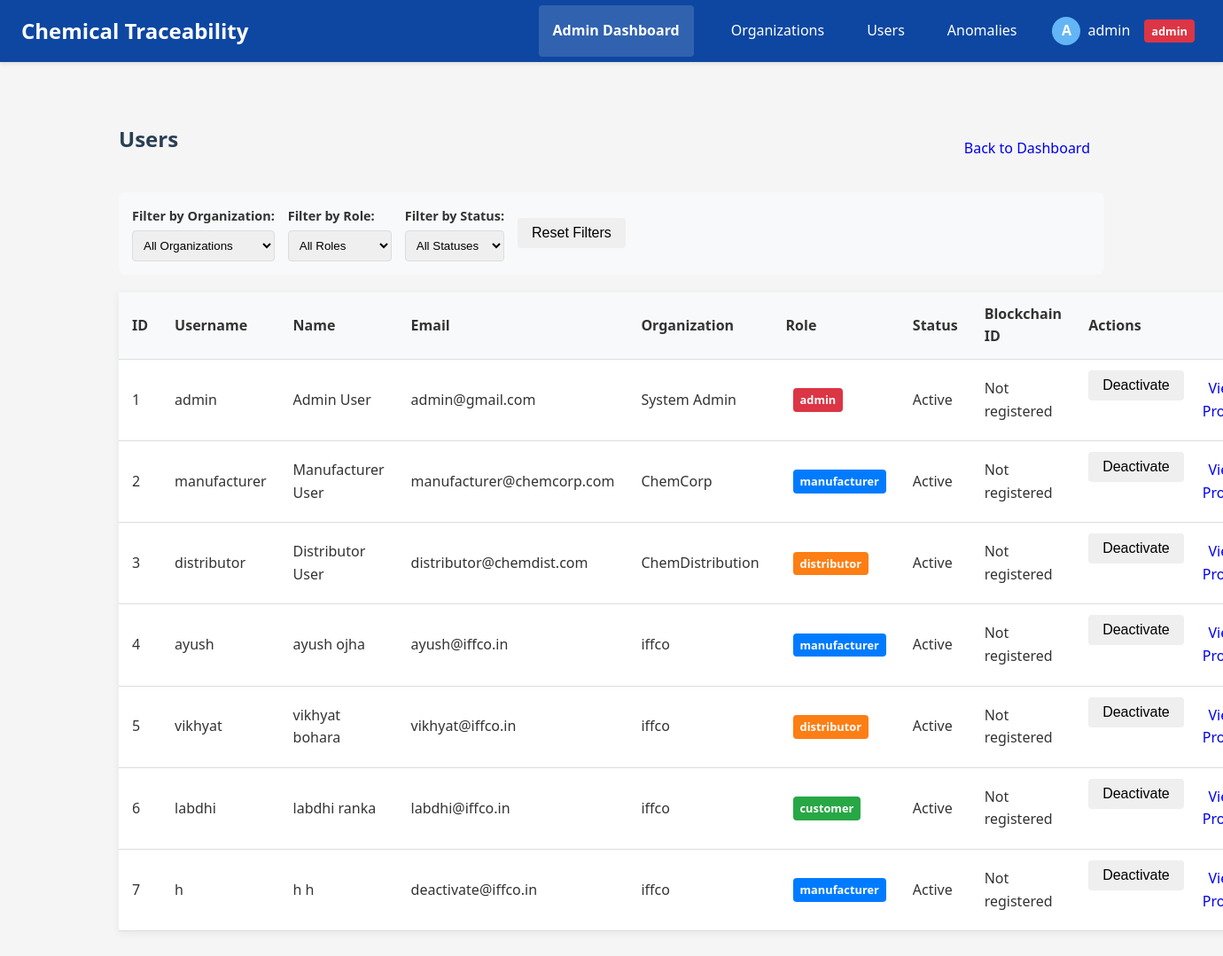
The app's page /admin/users (signed in) with its own data.
### app/models.py (models this page shows, shortened)
class User(UserMixin, db.Model):
    id = db.Column(db.Integer, primary_key=True)
    username = db.Column(db.String(80), unique=True, nullable=False)
    email = db.Column(db.String(120), unique=True, nullable=False)
    password_hash = db.Column(db.String(128), nullable=False)
    first_name = db.Column(db.String(50), nullable=True)
    last_name = db.Column(db.String(50), nullable=True)
    role = db.Column(db.Enum(RoleType), nullable=False)
    active = db.Column(db.Boolean, default=True)
    created_at = db.Column(db.DateTime, default=datetime.utcnow)
    last_login = db.Column(db.DateTime, nullable=True)
    organization_id = db.Column(db.Integer, db.ForeignKey('organization.id'))
    is_admin = db.Column(db.Boolean, default=False)

class Organization(db.Model):
    id = db.Column(db.Integer, primary_key=True)
    name = db.Column(db.String(100), nullable=False)
    email_domain = db.Column(db.String(100), nullable=False, unique=True)
    description = db.Column(db.Text, nullable=True)
    created_at = db.Column(db.DateTime, default=datetime.utcnow)
    active = db.Column(db.Boolean, default=True)
    can_manufacture = db.Column(db.Boolean, default=False)
    can_distribute = db.Column(db.Boolean, default=False)
    can_receive = db.Column(db.Boolean, default=False)
    users = db.relationship('User', backref='organization', lazy=True)

### app/routes/admin.py (the view)
    @login_required
    def decorated_function(*args, **kwargs):
        if not current_user.is_admin:
            flash('You do not have permission to access this page.', 'error')
            return redirect(url_for('dashboard_bp.dashboard'))
        return f(*args, **kwargs)

### app/routes/admin.py (called while the page is built)
def admin_required(f):
    @login_required
    def decorated_function(*args, **kwargs):
        if not current_user.is_admin:
            flash('You do not have permission to access this page.', 'error')
            return redirect(url_for('dashboard_bp.dashboard'))
        return f(*args, **kwargs)
    decorated_function.__name__ = f.__name__
    return decorated_function

@admin_bp.route('/users')
@admin_required
def user_list():
    users = User.query.all()
    organizations = Organization.query.all()
    return render_template('admin/users.html', users=users, organizations=organizations)

### app/templates/admin/users.html (shortened to what this page needs)
{% extends "base.html" %}
{% block content %}
<div class="admin-content">
  <div class="header-with-actions">
    <h2>Users</h2>
    <div class="action-buttons">
      <a href="{{ url_for('admin_bp.admin_dashboard') }}" class="btn btn-secondary">Back to Dashboard</a>
    </div>
  </div>
  <div class="filter-section">
    <div class="filter-group">
      <label>Filter by Organization:</label>
      <select id="orgFilter" onchange="filterUsers()">
        <option value="all">All Organizations</option>
      </select>
    </div>
    <div class="filter-group">
      <label>Filter by Role:</label>
      <select id="roleFilter" onchange="filterUsers()">
        <option value="all">All Roles</option>
      </select>
    </div>
    <div class="filter-group">
      <label>Filter by Status:</label>
      <select id="statusFilter" onchange="filterUsers()">
        <option value="all">All Statuses</option>
      </select>
    </div>
    <button class="btn btn-outline-secondary" onclick="resetFilters()">Reset Filters</button>
  </div>
  <div class="users-list">
    <table class="table">
      <thead>
        <tr>
          <th>ID</th>
          <th>Username</th>
          <th>Name</th>
          <th>Email</th>
          <th>Organization</th>
          <th>Role</th>
          <th>Status</th>
          <th>Blockchain ID</th>
          <th>Actions</th>
        </tr>
      </thead>
      <tbody id="userTableBody">
        {% for user in users %}
        <tr data-org="{{ user.organization_id }}" data-role="{{ user.role.name }}" data-status="{{ 'active' if user.is_active else 'inactive' }}">
          <td>{{ user.id }}</td>
          <td>{{ user.username }}</td>
          <td>{{ user.first_name }} {{ user.last_name }}</td>
          <td>{{ user.email }}</td>
          <td>{{ user.organization.name }}</td>
          <td><span class="role-badge {{ user.role.name.lower() }}">{{ user.role.name }}</span></td>
          <td>{{ "Active" if user.is_active else "Inactive" }}</td>
          <td>{{ user.blockchain_id if user.blockchain_id else 'Not registered' }}</td>
          <td>
            <div class="action-buttons">
              {% if user.is_active %}
              <form action="{{ url_for('admin_bp.deactivate_user', user_id=user.id) }}" method="POST" style="display:inline;">
                <button type="submit" class="btn btn-sm btn-warning">Deactivate</button>
              </form>
              {% else %}
              <form action="{{ url_for('admin_bp.activate_user', user_id=user.id) }}" method="POST" style="display:inline;">
                <input type="hidden" name="csrf_token" value="{{ csrf_token() }}">
                <button type="submit" class="btn btn-sm btn-success">Activate</button>
              </form>
              {% endif %}
              <a href="{{ url_for('auth.view_profile', username=user.username) }}" class="btn btn-sm btn-info">View Profile</a>
            </div>
          </td>
        </tr>
        {% endfor %}
      </tbody>
    </table>
  </div>
</div>
{% endblock %}

### app/templates/base.html (shortened to what this page needs)
<!DOCTYPE html>
<html lang="en">
<head>
    <link rel="stylesheet" href="{{ url_for('static', filename='style.css') }}">
</head>
<body>
    <nav class="navbar">
        <div class="logo">Chemical Traceability</div>
        <div class="nav-links">
            {% if current_user.is_authenticated %}
                {% if current_user.role.name == 'ADMIN' %}
                <a href="{{ url_for('admin_bp.admin_dashboard') }}" class="dashboard-btn"><strong>Admin Dashboard</strong></a>
                <a href="{{ url_for('admin_bp.organization_list') }}">Organizations</a>
                <a href="{{ url_for('admin_bp.user_list') }}">Users</a>
                <a href="{{ url_for('admin_bp.view_anomalies') }}">Anomalies</a>
                {% endif %}
                <div class="user-menu">
                    <div class="user-info" onclick="toggleDropdown()">
                        <div class="user-avatar">{{ current_user.username[0].upper() }}</div>
                        <span class="username">{{ current_user.username }}</span>
                        <span class="role-badge {{ current_user.role.name.lower() }}">{{ current_user.role.name }}</span>
                    </div>
                </div>
            {% else %}
                <a href="{{ url_for('auth.login') }}">Login</a>
                <a href="{{ url_for('auth.register') }}">Register</a>
            {% endif %}
        </div>
    </nav>
    <div class="container">
        <main>
            {% block content %}{% endblock %}
        </main>
    </div>
</body>
</html>

### app/static/style.css (style rules this page uses)
body { font-family: 'Segoe UI', Arial, sans-serif; background: #f4f6fb; margin: 0; padding: 0; color: #333; line-height: 1.6; }
nav { background: #2a3f54; color: #fff; padding: 1rem 2rem; display: flex; align-items: center; justify-content: space-between; }
nav a { color: #fff; text-decoration: none; margin-left: 1rem; font-weight: 500; }
main { padding: 2rem; }
h2 { color: #2a3f54; margin-top: 0; }
table { width: 100%; border-collapse: collapse; background: #fff; box-shadow: 0 2px 8px rgba(44,62,80,0.08); margin-bottom: 2rem; }
th, td { padding: 0.75rem 1rem; border-bottom: 1px solid #eaeaea; text-align: left; }
th { background: #f5f7fa; font-weight: 600; }

### app/templates/base.html (style rules this page uses)
body { font-family: 'Segoe UI', Tahoma, Geneva, Verdana, sans-serif; margin: 0; padding: 0; background-color: #f5f5f5; }
.navbar { background-color: #0d47a1; color: white; display: flex; justify-content: space-between; align-items: center; padding: 0 1.5rem; box-shadow: 0 2px 4px rgba(0,0,0,0.1); }
.logo { font-size: 1.5rem; font-weight: bold; padding: 1rem 0; }
.nav-links { display: flex; align-items: center; }
.nav-links a { color: white; text-decoration: none; padding: 1rem; display: inline-block; transition: background-color 0.3s; }
.user-menu { position: relative; display: inline-block; margin-left: 1rem; }
.user-info { display: flex; align-items: center; cursor: pointer; padding: 0.5rem; border-radius: 4px; }
.user-avatar { width: 32px; height: 32px; border-radius: 50%; margin-right: 0.5rem; background-color: #64b5f6; color: white; display: flex; align-items: center; justify-content: center; font-weight: bold; }
.username { margin-right: 0.5rem; }
.role-badge { display: inline-block; padding: 0.25rem 0.5rem; border-radius: 20px; font-size: 0.8rem; margin-left: 0.5rem; text-transform: uppercase; font-weight: bold; }
.admin { background-color: #d32f2f; color: white; }
.manufacturer { background-color: #388e3c; color: white; }
.distributor { background-color: #1976d2; color: white; }
.customer { background-color: #7b1fa2; color: white; }
.container { max-width: 1200px; margin: 0 auto; padding: 1.5rem; }
main { padding: 1.5rem; }
.btn { display: inline-block; padding: 0.5rem 1rem; border: none; border-radius: 4px; cursor: pointer; text-decoration: none; font-size: 1rem; text-align: center; }
.dashboard-btn { background-color: rgba(255, 255, 255, 0.15); border-radius: 4px; margin-right: 10px; font-weight: bold; }

### app/templates/admin/users.html (style rules this page uses)
.admin-content { padding: 20px; }
.header-with-actions { display: flex; justify-content: space-between; align-items: center; margin-bottom: 20px; }
.filter-section { display: flex; gap: 15px; margin-bottom: 20px; padding: 15px; background-color: #f8f9fa; border-radius: 8px; align-items: center; flex-wrap: wrap; }
.filter-group { display: flex; flex-direction: column; gap: 5px; }
.filter-group label { font-weight: bold; font-size: 0.9rem; }
.filter-group select { padding: 8px; border-radius: 4px; border: 1px solid #ddd; }
.table { width: 100%; border-collapse: collapse; margin-bottom: 20px; }
.table th, .table td { padding: 12px 15px; text-align: left; border-bottom: 1px solid #ddd; }
.table th { background-color: #f8f9fa; }
.action-buttons { display: flex; gap: 5px; }
.role-badge { display: inline-block; padding: 3px 8px; border-radius: 4px; text-transform: lowercase; font-size: 0.8rem; font-weight: bold; }
.role-badge.admin { background-color: #dc3545; color: white; }
.role-badge.manufacturer { background-color: #007bff; color: white; }
.role-badge.distributor { background-color: #fd7e14; color: white; }
.role-badge.customer { background-color: #28a745; color: white; }

### records on screen
User: username "A", username "admin", role.name "admin", id "1", first_name "Admin", last_name "User", email "admin@gmail.com", organization.name "System Admin", is_active "Active", blockchain_id "Not registered"
User: id "2", username "manufacturer", first_name "Manufacturer", last_name "User", email "manufacturer@chemcorp.com", organization.name "ChemCorp", role.name "manufacturer", is_active "Active", blockchain_id "Not registered"
User: id "3", username "distributor", first_name "Distributor", last_name "User", email "distributor@chemdist.com", organization.name "ChemDistribution", role.name "distributor", is_active "Active", blockchain_id "Not registered"
User: id "4", username "ayush", first_name "ayush", last_name "ojha", email "ayush@iffco.in", organization.name "iffco", role.name "manufacturer", is_active "Active", blockchain_id "Not registered"
User: id "5", username "vikhyat", first_name "vikhyat", last_name "bohara", email "vikhyat@iffco.in", organization.name "iffco", role.name "distributor", is_active "Active", blockchain_id "Not registered"
User: id "6", username "labdhi", first_name "labdhi", last_name "ranka", email "labdhi@iffco.in", organization.name "iffco", role.name "customer", is_active "Active", blockchain_id "Not registered"
User: id "7", username "h", first_name "h", last_name "h", email "deactivate@iffco.in", organization.name "iffco", role.name "manufacturer", is_active "Active", blockchain_id "Not registered"
